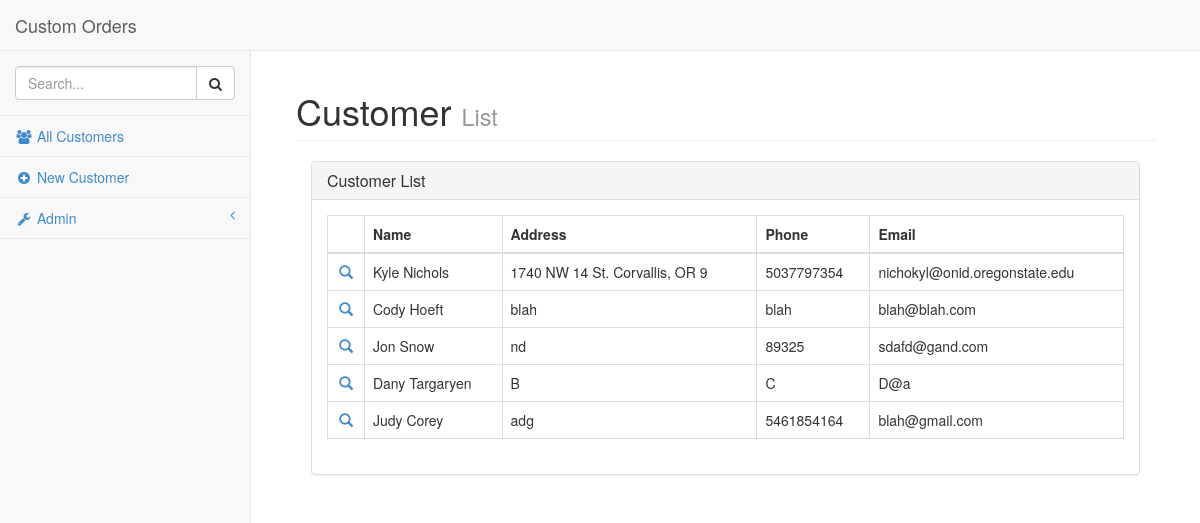
The app's page /listcustomer.php with its own data.
### tables this page shows
CREATE TABLE IF NOT EXISTS `Customer` (
  `CustomerID` mediumint(9) NOT NULL AUTO_INCREMENT,
  `Name` varchar(30) NOT NULL,
  `Address` varchar(30) NOT NULL,
  `Phone` varchar(10) NOT NULL,
  `Email` varchar(30) NOT NULL,
  PRIMARY KEY (`CustomerID`)
);

### inc/sql_queries.php (called while the page is built, shortened)
<?php
require_once("global.php");
function openconnection() {
	global $db_host;
	global $db_user;
	global $db_pass;
	global $db_data;
    $connection = new mysqli($db_host, $db_user, $db_pass, $db_data);
    return $connection;
}
function select_all_customers()
{
	if ($con = openconnection())
	{
		if ($query = $con->prepare("SELECT * FROM Customer"))
		{
			$query->execute();
		}
		$response = $query->get_result();
		while($row = $response->fetch_assoc())
			$result[] = $row;
		if(isset($result))
			return $result;
		else
			return NULL;
	}
}
?>

### listcustomer.php (the view, shortened to what this page needs)
<?php
	include("inc/sql_queries.php");
    include("templates/header.php");
    function echo_data($data, $item) {
        if(isset($data[$item]) && !empty($data[$item])) {
            echo $data[$item];
        }
    }
?>
<div class="col-lg-12">
<?php
    $data = select_all_customers();
?>
	<div class="panel panel-default">
		<div class="panel-heading">
			<h3 class="panel-title">Customer List</h3>
		</div>
        <div class="panel-body">
<?php
    if(count($data)):
?>
        <table class="table table-bordered table-hover">
            <thead>
                <tr>
                    <th></th>
                    <th>Name</th>
                    <th>Address</th>
                    <th>Phone</th>
                    <th>Email</th>
                </tr>
            </thead>
            <tbody>
<?php
        foreach($data as $row):
            $rowlink = "viewcustomer.php?CustomerID=".$row['CustomerID'];
?>
                <tr data-href="<?php echo $rowlink; ?>">
                    <td class="text-center"><a href="<?php echo $rowlink; ?>"><span class="glyphicon glyphicon-search"></span></a></td>
                    <td><?php echo_data($row, 'Name'); ?></td>
                    <td><?php echo_data($row, 'Address'); ?></td>
                    <td><?php echo_data($row, 'Phone'); ?></td>
                    <td><?php echo_data($row, 'Email'); ?></td>
                </tr>
<?php
        endforeach;
?>
        </table>
<?php
    else:
?>
        <p>Sorry There is No Data Yet</p>
<?php
    endif;
?>
		</div>
	</div>
</div>
<?php
	include("templates/footer.php");
?>

### css/sb-admin-2.css (style rules this page uses)
body { background-color: #f8f8f8; }

### records on screen
customer: Name "Kyle Nichols 1740 NW 14 St. Corvallis, OR 9 5037797354 nichokyl@onid.oregonstate.edu"
customer: Name "Cody Hoeft blah blah blah@blah.com"
customer: Name "Jon Snow nd 89325 sdafd@gand.com"
customer: Name "Dany Targaryen B C D@a"
customer: Name "Judy Corey adg 5461854164 blah@gmail.com"

### other values on screen
$website_name "Custom Orders"
$page_title "Customer"
$page_subtitle "List"
